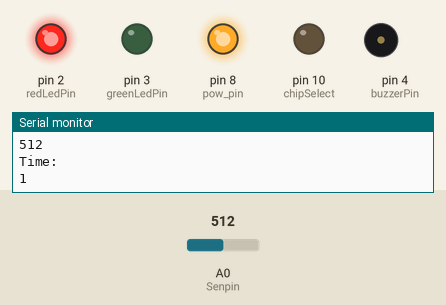
Simulated run of this sketch. Board: Arduino Uno, built with avr-gcc and run on an emulated ATmega328P. Shown: output pins drawn as LEDs (lit = HIGH), buzzer (waves = sounding, pin HIGH), the last lines printed to the serial monitor. The test bench sets the inputs (shaded band); at power-on: A0 (Senpin) = 512. Storage starts empty.

Above: at 1.8 s.
1.9 s: A0 (Senpin) set to 105
4.3 s: A0 (Senpin) set to 91
At 7.4 s:
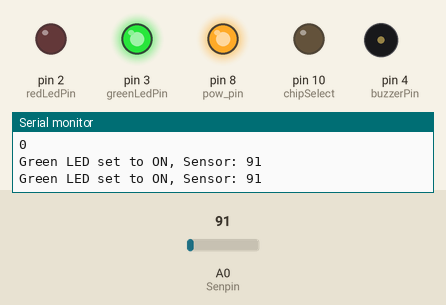
7.7 s: A0 (Senpin) set to 122
At 10.1 s:
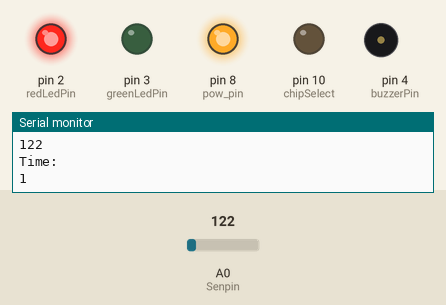
10.9 s: A0 (Senpin) set to 0
At 13.7 s:
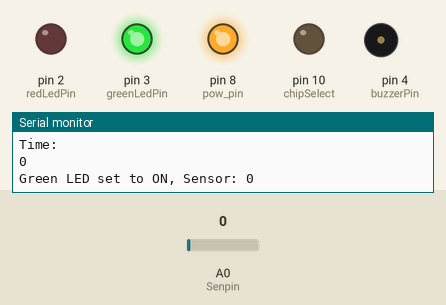
Timing chart, 0 to 15.1 s (numbered marks = the images above; inputs shaded):
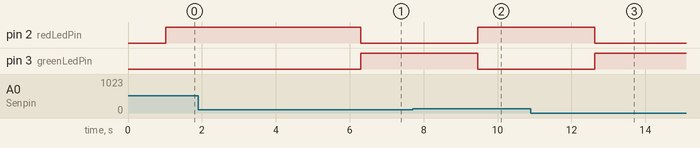

The sketch:

pressure.ino
```cpp
/*
 * Designed to be used in conjuction with a "PM cart". Demonstrates the ability to read force resistor data to determine if
 * the part assigned to the drawer is empty.
 *
 * Created 7/1/15 by Kevin Halliwell
 */


//Libraries
#include <SD.h>
#include <SPI.h>

//Define pin values
#define redLedPin 2 //Red LED
#define greenLedPin 3 //Green LED
#define buzzerPin 4 //Buzzer
#define weightValue 100 //Sensor adjustment to eliminate false readings
#define countTo 20 //Time count

//Define variables
int Senval=0; //Sensor Value
int Senpin=A0; //Sensor read pin
int i = 0; //Counter
int chipSelect = 10;
int pow_pin = 8;


//Yellow wire is +5v, Red wire is read pin A0, Black wire is ground
//Led lights use the same ground.
//Need to label led and buzzer wire


void setup()
{
    Serial.begin(9600);
    pinMode(redLedPin, OUTPUT); //Red Led
    pinMode(greenLedPin, OUTPUT); //Green Led
    pinMode(buzzerPin, OUTPUT); //Buzzer
    pinMode(chipSelect, OUTPUT); //Chip select
    pinMode(pow_pin, OUTPUT);
    digitalWrite(pow_pin, HIGH);
    Serial.print("Initializing SD card..");
    if (!SD.begin(chipSelect)){
      Serial.println("SD card not present or failed to load");
      return;
    }
    else
      Serial.println("SD card initialized");
}

void loop()
{
    //Start string for data log
    String dataString = "";

    //Read sensor data from A0 pin
    Senval=analogRead(Senpin);

    //Delay serial and set the counter
    delay(1000);
    i+=1; //Sets buzzer counter

    if (Senval >= weightValue && i <= countTo) //Adjust for weight reading
    {
      digitalWrite(greenLedPin, LOW); //Green LED
      digitalWrite(redLedPin, HIGH); //Red LED
      digitalWrite(buzzerPin, LOW); //Turns buzzer input to OFF
      dataString += "Red LED set to ON, Sensor: " + String(Senval);
      Serial.println(dataString);
    }
    else if (Senval >= weightValue && i >= countTo)
    {
      digitalWrite(buzzerPin, HIGH); //Sounds Buzzer after 2 hours
      digitalWrite(redLedPin, HIGH); //Red LED
      digitalWrite(greenLedPin, LOW); //Green LED
      dataString += "Green LED set to ON, Sensor: " + String(Senval);
      Serial.println(dataString);
    }
    else
    {
      digitalWrite(greenLedPin, HIGH); //Green LED
      digitalWrite(redLedPin, LOW); //Red LED
      digitalWrite(buzzerPin, LOW); //Turns buzzer input to OFF
      dataString += "Green LED set to ON, Sensor: " + String(Senval);
      Serial.println(dataString);
      i = 0; //Resets buzzer counter
    }

    //Create .txt file on the SD card
    File dataFile = SD.open("Data.txt", FILE_WRITE);

    //Print if the file is available
    if (dataFile) {
      dataFile.println(dataString);
      dataFile.close();
      Serial.println(dataString);
      Serial.println("File successfully written!");
    }
    else {
      Serial.println("Error opening file");
    }

    //Testing output for SD card and serial monitor.
    Serial.println("R value:"); //Print resistance
    Serial.println(Senval);
    Serial.println("Time: "); //Print time value
    Serial.println(i);

}
```

Measured:
- the behaviour switches between 100 and 99 on A0 (Senpin) (found by bisection; images 0 and 1)
- after the input at 4.3 s, pin 2 (redLedPin): HIGH → LOW after 2.0 s; pin 3 (greenLedPin): LOW → HIGH after 2.0 s
- after the input at 7.7 s, pin 2 (redLedPin): LOW → HIGH after 1.8 s; pin 3 (greenLedPin): HIGH → LOW after 1.8 s
- after the input at 10.9 s, pin 2 (redLedPin): HIGH → LOW after 1.7 s; pin 3 (greenLedPin): LOW → HIGH after 1.7 s
